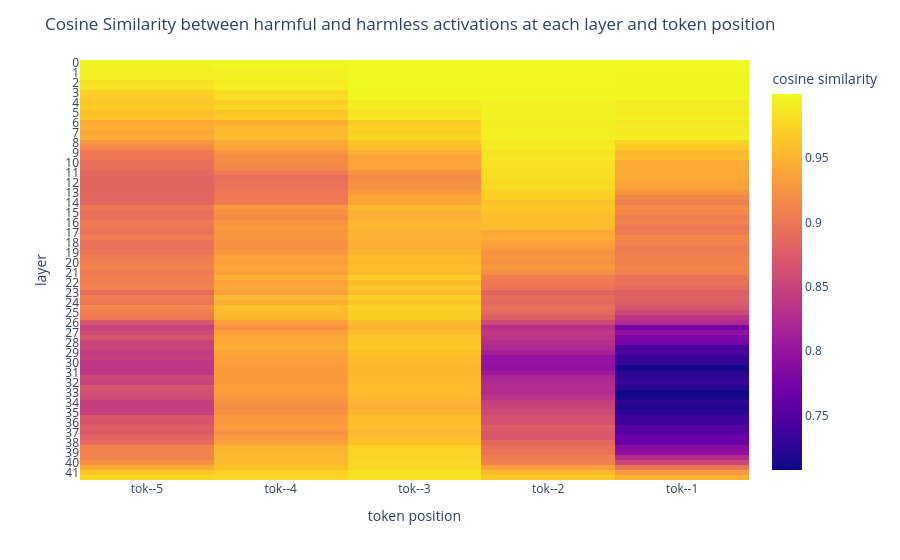

Source (notebook cell):
### Markdown cell above
### Visualize Cosine Similarities

Show how similar harmful and harmless activations are at each layer and token position.

### Code cell
# Prepare data for heatmap (matching parent notebook style)
num_layers, num_act_modules, num_tokens = similarity_scores.shape
data = similarity_scores.reshape(-1, similarity_scores.shape[-1])

# Create labels using parent notebook method
y_labels = sum([[f"{layer}-mid", f"{layer}-post"] for layer in range(num_layers)], [])
x_labels = [f"tok-{i}" for i in range(-num_tokens, 0)]

# Create heatmap
fig = px.imshow(
    data,
    y=y_labels,
    labels={"x": "token position", "y": "layer", "color": "cosine similarity"},
    aspect="auto",
    # No zmin/zmax - let it auto-scale to actual data range
)

fig.update_layout(
    xaxis={
        "tickmode": "array",
        "ticktext": x_labels,
        "tickvals": list(range(len(x_labels))),
    },
    yaxis={
        "tickmode": "array",
        "ticktext": list(range(num_layers)),  # Show layer numbers: 0, 1, 2, ...
        "tickvals": list(range(0, len(y_labels), len(act_names))),  # One tick per layer
    },
    title=(
        "Cosine Similarity between harmful and harmless activations at each layer and"
        " token position"
    ),
)

fig.show()

# Save figure
fig.write_html(VISUALIZATION_DIR / "activation_similarities.html")

### Figure 1 — Plotly figure (JSON) as saved in the notebook; plotly's stock layout.template omitted (floating-point values rounded to 4 significant figures; data arrays with more than 128 entries replaced by an {"elided": "..."} marker saying what was removed)
{"data": [{"coloraxis": "coloraxis", "hovertemplate": "token position: %{x}<br>layer: %{y}<br>cosine similarity: %{z}<extra></extra>", "name": "0", "type": "heatmap", "xaxis": "x", "y": ["0-mid", "0-post", "1-mid", "1-post", "2-mid", "2-post", "3-mid", "3-post", "4-mid", "4-post", "5-mid", "5-post", "6-mid", "6-post", "7-mid", "7-post", "8-mid", "8-post", "9-mid", "9-post", "10-mid", "10-post", "11-mid", "11-post", "12-mid", "12-post", "13-mid", "13-post", "14-mid", "14-post", "15-mid", "15-post", "16-mid", "16-post", "17-mid", "17-post", "18-mid", "18-post", "19-mid", "19-post", "20-mid", "20-post", "21-mid", "21-post", "22-mid", "22-post", "23-mid", "23-post", "24-mid", "24-post", "25-mid", "25-post", "26-mid", "26-post", "27-mid", "27-post", "28-mid", "28-post", "29-mid", "29-post", "30-mid", "30-post", "31-mid", "31-post", "32-mid", "32-post", "33-mid", "33-post", "34-mid", "34-post", "35-mid", "35-post", "36-mid", "36-post", "37-mid", "37-post", "38-mid", "38-post", "39-mid", "39-post", "40-mid", "40-post", "41-mid", "41-post"], "yaxis": "y", "z": {"elided": "84x5 float values"}}], "layout": {"coloraxis": {"colorbar": {"title": {"text": "cosine similarity"}}, "colorscale": [[0, "#0d0887"], [0.1111, "#46039f"], [0.2222, "#7201a8"], [0.3333, "#9c179e"], [0.4444, "#bd3786"], [0.5556, "#d8576b"], [0.6667, "#ed7953"], [0.7778, "#fb9f3a"], [0.8889, "#fdca26"], [1, "#f0f921"]]}, "margin": {"t": 60}, "title": {"text": "Cosine Similarity between harmful and harmless activations at each layer and token position"}, "xaxis": {"anchor": "y", "domain": [0, 1], "tickmode": "array", "ticktext": ["tok--5", "tok--4", "tok--3", "tok--2", "tok--1"], "tickvals": [0, 1, 2, 3, 4], "title": {"text": "token position"}}, "yaxis": {"anchor": "x", "autorange": "reversed", "domain": [0, 1], "tickmode": "array", "ticktext": [0, 1, 2, 3, 4, 5, 6, 7, 8, 9, 10, 11, 12, 13, 14, 15, 16, 17, 18, 19, 20, 21, 22, 23, 24, 25, 26, 27, 28, 29, 30, 31, 32, 33, 34, 35, 36, 37, 38, 39, 40, 41], "tickvals": [0, 2, 4, 6, 8, 10, 12, 14, 16, 18, 20, 22, 24, 26, 28, 30, 32, 34, 36, 38, 40, 42, 44, 46, 48, 50, 52, 54, 56, 58, 60, 62, 64, 66, 68, 70, 72, 74, 76, 78, 80, 82], "title": {"text": "layer"}}}}
